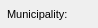
      <widget class="QWidget" name="Additionalinformation_13">
       <property name="geometry">
        <rect>
         <x>0</x>
         <y>0</y>
         <width>98</width>
         <height>28</height>
        </rect>
       </property>
       <attribute name="label">
        <string>Additional information</string>
       </attribute>
       <widget class="QLabel" name="label_streetaxis2_id">
        <property name="geometry">
         <rect>
          <x>9</x>
          <y>55</y>
          <width>99</width>
          <height>22</height>
         </rect>
        </property>
        <property name="font">
         <font>
          <pointsize>8</pointsize>
         </font>
        </property>
        <property name="frameShape">
         <enum>QFrame::NoFrame</enum>
        </property>
        <property name="frameShadow">
         <enum>QFrame::Plain</enum>
        </property>
        <property name="text">
         <string>Street 2:</string>
        </property>
        <property name="textFormat">
         <enum>Qt::AutoText</enum>
        </property>
        <property name="scaledContents">
         <bool>false</bool>
        </property>
        <property name="alignment">
         <set>Qt::AlignLeading|Qt::AlignLeft|Qt::AlignVCenter</set>
        </property>
        <property name="margin">
         <number>3</number>
        </property>
       </widget>
       <widget class="QLabel" name="label_comment">
        <property name="geometry">
         <rect>
          <x>10</x>
          <y>165</y>
          <width>99</width>
          <height>22</height>
         </rect>
        </property>
        <property name="font">
         <font>
          <pointsize>8</pointsize>
         </font>
        </property>
        <property name="frameShape">
         <enum>QFrame::NoFrame</enum>
        </property>
        <property name="frameShadow">
         <enum>QFrame::Plain</enum>
        </property>
        <property name="text">
         <string>Comment:</string>
        </property>
        <property name="textFormat">
         <enum>Qt::AutoText</enum>
        </property>
        <property name="scaledContents">
         <bool>false</bool>
        </property>
        <property name="alignment">
         <set>Qt::AlignLeading|Qt::AlignLeft|Qt::AlignVCenter</set>
        </property>
        <property name="margin">
         <number>3</number>
        </property>
       </widget>
       <widget class="QLabel" name="label_streetaxis_id">
        <property name="geometry">
         <rect>
          <x>9</x>
          <y>28</y>
          <width>99</width>
          <height>22</height>
         </rect>
        </property>
        <property name="font">
         <font>
          <pointsize>8</pointsize>
         </font>
        </property>
        <property name="frameShape">
         <enum>QFrame::NoFrame</enum>
        </property>
        <property name="frameShadow">
         <enum>QFrame::Plain</enum>
        </property>
        <property name="text">
         <string>Street:</string>
        </property>
        <property name="textFormat">
         <enum>Qt::AutoText</enum>
        </property>
        <property name="scaledContents">
         <bool>false</bool>
        </property>
        <property name="alignment">
         <set>Qt::AlignLeading|Qt::AlignLeft|Qt::AlignVCenter</set>
        </property>
        <property name="margin">
         <number>3</number>
        </property>
       </widget>
       <widget class="QLineEdit" name="postcode">
        <property name="geometry">
         <rect>
          <x>435</x>
          <y>5</y>
          <width>126</width>
          <height>18</height>
         </rect>
        </property>
        <property name="font">
         <font>
          <pointsize>8</pointsize>
         </font>
        </property>
        <property name="inputMask">
         <string/>
        </property>
        <property name="text">
         <string/>
        </property>
        <property name="frame">
         <bool>true</bool>
        </property>
       </widget>
       <widget class="QLabel" name="label_postcode">
        <property name="geometry">
         <rect>
          <x>350</x>
          <y>5</y>
          <width>79</width>
          <height>22</height>
         </rect>
        </property>
        <property name="font">
         <font>
          <pointsize>8</pointsize>
         </font>
        </property>
        <property name="frameShape">
         <enum>QFrame::NoFrame</enum>
        </property>
        <property name="frameShadow">
         <enum>QFrame::Plain</enum>
        </property>
        <property name="text">
         <string>Postcode:</string>
        </property>
        <property name="textFormat">
         <enum>Qt::AutoText</enum>
        </property>
        <property name="scaledContents">
         <bool>false</bool>
        </property>
        <property name="alignment">
         <set>Qt::AlignLeading|Qt::AlignLeft|Qt::AlignVCenter</set>
        </property>
        <property name="margin">
         <number>3</number>
        </property>
       </widget>
       <widget class="QLineEdit" name="num_value">
        <property name="geometry">
         <rect>
          <x>435</x>
          <y>240</y>
          <width>126</width>
          <height>18</height>
         </rect>
        </property>
        <property name="echoMode">
         <enum>QLineEdit::Normal</enum>
        </property>
       </widget>
       <widget class="QLineEdit" name="postcomplement">
        <property name="geometry">
         <rect>
          <x>500</x>
          <y>30</y>
          <width>60</width>
          <height>18</height>
         </rect>
        </property>
        <property name="font">
         <font>
          <pointsize>8</pointsize>
         </font>
        </property>
        <property name="inputMask">
         <string/>
        </property>
        <property name="text">
         <string/>
        </property>
        <property name="frame">
         <bool>true</bool>
        </property>
       </widget>
       <widget class="QLabel" name="label_muni_id">
        <property name="geometry">
         <rect>
          <x>7</x>
          <y>3</y>
          <width>101</width>
          <height>22</height>
         </rect>
        </property>
        <property name="font">
         <font>
          <pointsize>8</pointsize>
         </font>
        </property>
        <property name="frameShape">
         <enum>QFrame::NoFrame</enum>
        </property>
        <property name="frameShadow">
         <enum>QFrame::Plain</enum>
        </property>
        <property name="text">
         <string>Municipality:</string>
        </property>
        <property name="textFormat">
         <enum>Qt::AutoText</enum>
        </property>
        <property name="scaledContents">
         <bool>false</bool>
        </property>
        <property name="alignment">
         <set>Qt::AlignLeading|Qt::AlignLeft|Qt::AlignVCenter</set>
        </property>
        <property name="margin">
         <number>3</number>
        </property>
       </widget>
       <widget class="QComboBox" name="muni_id">
        <property name="geometry">
         <rect>
          <x>110</x>
          <y>5</y>
          <width>235</width>
          <height>18</height>
         </rect>
        </property>
        <property name="font">
         <font>
          <pointsize>8</pointsize>
         </font>
        </property>
       </widget>
       <widget class="QLineEdit" name="postcomplement2">
        <property name="geometry">
         <rect>
          <x>500</x>
          <y>55</y>
          <width>60</width>
          <height>18</height>
         </rect>
        </property>
        <property name="font">
         <font>
          <pointsize>8</pointsize>
         </font>
        </property>
        <property name="inputMask">
         <string/>
        </property>
        <property name="text">
         <string/>
        </property>
        <property name="frame">
         <bool>true</bool>
        </property>
       </widget>
       <widget class="QComboBox" name="streetaxis2_id">
        <property name="geometry">
         <rect>
          <x>110</x>
          <y>55</y>
          <width>235</width>
          <height>18</height>
         </rect>
        </property>
        <property name="font">
         <font>
          <pointsize>8</pointsize>
         </font>
        </property>
       </widget>
       <widget class="QLabel" name="label_postnumber">
        <property name="geometry">
         <rect>
          <x>350</x>
          <y>28</y>
          <width>79</width>
          <height>22</height>
         </rect>
        </property>
        <property name="font">
         <font>
          <pointsize>8</pointsize>
         </font>
        </property>
        <property name="frameShape">
         <enum>QFrame::NoFrame</enum>
        </property>
        <property name="frameShadow">
         <enum>QFrame::Plain</enum>
        </property>
        <property name="text">
         <string>Postnumber:</string>
        </property>
        <property name="textFormat">
         <enum>Qt::AutoText</enum>
        </property>
        <property name="scaledContents">
         <bool>false</bool>
        </property>
        <property name="alignment">
         <set>Qt::AlignLeading|Qt::AlignLeft|Qt::AlignVCenter</set>
        </property>
        <property name="margin">
         <number>3</number>
        </property>
       </widget>
       <widget class="QLabel" name="label_num_value">
        <property name="geometry">
         <rect>
          <x>350</x>
          <y>238</y>
          <width>86</width>
          <height>22</height>
         </rect>
        </property>
        <property name="font">
         <font>
          <pointsize>8</pointsize>
         </font>
        </property>
        <property name="frameShape">
         <enum>QFrame::NoFrame</enum>
        </property>
        <property name="frameShadow">
         <enum>QFrame::Plain</enum>
        </property>
        <property name="text">
         <string>Numeric value:</string>
        </property>
        <property name="textFormat">
         <enum>Qt::AutoText</enum>
        </property>
        <property name="scaledContents">
         <bool>false</bool>
        </property>
        <property name="alignment">
         <set>Qt::AlignLeading|Qt::AlignLeft|Qt::AlignVCenter</set>
        </property>
        <property name="margin">
         <number>3</number>
        </property>
       </widget>
       <widget class="QTextEdit" name="annotation">
        <property name="geometry">
         <rect>
          <x>110</x>
          <y>80</y>
          <width>451</width>
          <height>32</height>
         </rect>
        </property>
        <property name="frameShape">
         <enum>QFrame::StyledPanel</enum>
        </property>
        <property name="frameShadow">
         <enum>QFrame::Raised</enum>
        </property>
       </widget>
       <widget class="QLabel" name="label_link">
        <property name="geometry">
         <rect>
          <x>10</x>
          <y>238</y>
          <width>95</width>
          <height>22</height>
         </rect>
        </property>
        <property name="font">
         <font>
          <pointsize>8</pointsize>
         </font>
        </property>
        <property name="frameShape">
         <enum>QFrame::NoFrame</enum>
        </property>
        <property name="frameShadow">
         <enum>QFrame::Plain</enum>
        </property>
        <property name="text">
         <string>Link:</string>
        </property>
        <property name="textFormat">
         <enum>Qt::AutoText</enum>
        </property>
        <property name="scaledContents">
         <bool>false</bool>
        </property>
        <property name="alignment">
         <set>Qt::AlignLeading|Qt::AlignLeft|Qt::AlignVCenter</set>
        </property>
        <property name="margin">
         <number>3</number>
        </property>
       </widget>
       <widget class="QLabel" name="label_observ">
        <property name="geometry">
         <rect>
          <x>10</x>
          <y>125</y>
          <width>99</width>
          <height>22</height>
         </rect>
        </property>
        <property name="font">
         <font>
          <pointsize>8</pointsize>
         </font>
        </property>
        <property name="frameShape">
         <enum>QFrame::NoFrame</enum>
        </property>
        <property name="frameShadow">
         <enum>QFrame::Plain</enum>
        </property>
        <property name="text">
         <string>Observation:</string>
        </property>
        <property name="textFormat">
         <enum>Qt::AutoText</enum>
        </property>
        <property name="scaledContents">
         <bool>false</bool>
        </property>
        <property name="alignment">
         <set>Qt::AlignLeading|Qt::AlignLeft|Qt::AlignVCenter</set>
        </property>
        <property name="margin">
         <number>3</number>
        </property>
       </widget>
       <widget class="QLabel" name="label_annotation">
        <property name="geometry">
         <rect>
          <x>10</x>
          <y>85</y>
          <width>97</width>
          <height>22</height>
         </rect>
        </property>
        <property name="font">
         <font>
          <pointsize>8</pointsize>
         </font>
        </property>
        <property name="frameShape">
         <enum>QFrame::NoFrame</enum>
        </property>
        <property name="frameShadow">
         <enum>QFrame::Plain</enum>
        </property>
        <property name="text">
         <string>Annotation:</string>
        </property>
        <property name="textFormat">
         <enum>Qt::AutoText</enum>
        </property>
        <property name="scaledContents">
         <bool>false</bool>
        </property>
        <property name="alignment">
         <set>Qt::AlignLeading|Qt::AlignLeft|Qt::AlignVCenter</set>
        </property>
        <property name="margin">
         <number>3</number>
        </property>
       </widget>
       <widget class="QLineEdit" name="postnumber2">
        <property name="geometry">
         <rect>
          <x>435</x>
          <y>55</y>
          <width>60</width>
          <height>18</height>
         </rect>
        </property>
        <property name="font">
         <font>
          <pointsize>8</pointsize>
         </font>
        </property>
        <property name="inputMask">
         <string/>
        </property>
        <property name="text">
         <string/>
        </property>
        <property name="frame">
         <bool>true</bool>
        </property>
       </widget>
       <widget class="QComboBox" name="streetaxis_id">
        <property name="geometry">
         <rect>
          <x>110</x>
          <y>30</y>
          <width>235</width>
          <height>18</height>
         </rect>
        </property>
        <property name="font">
         <font>
          <pointsize>8</pointsize>
         </font>
        </property>
       </widget>
       <widget class="QLineEdit" name="postnumber">
        <property name="geometry">
         <rect>
          <x>435</x>
          <y>30</y>
          <width>60</width>
          <height>18</height>
         </rect>
        </property>
        <property name="font">
         <font>
          <pointsize>8</pointsize>
         </font>
        </property>
        <property name="inputMask">
         <string/>
        </property>
        <property name="text">
         <string/>
        </property>
        <property name="frame">
         <bool>true</bool>
        </property>
       </widget>
       <widget class="QTextEdit" name="observ">
        <property name="geometry">
         <rect>
          <x>110</x>
          <y>120</y>
          <width>451</width>
          <height>32</height>
         </rect>
        </property>
       </widget>
       <widget class="QLabel" name="label_postnumber2">
        <property name="geometry">
         <rect>
          <x>350</x>
          <y>50</y>
          <width>86</width>
          <height>22</height>
         </rect>
        </property>
        <property name="font">
         <font>
          <pointsize>8</pointsize>
         </font>
        </property>
        <property name="frameShape">
         <enum>QFrame::NoFrame</enum>
        </property>
        <property name="frameShadow">
         <enum>QFrame::Plain</enum>
        </property>
        <property name="text">
         <string>Postnumber 2:</string>
        </property>
        <property name="textFormat">
         <enum>Qt::AutoText</enum>
        </property>
        <property name="scaledContents">
         <bool>false</bool>
        </property>
        <property name="alignment">
         <set>Qt::AlignLeading|Qt::AlignLeft|Qt::AlignVCenter</set>
        </property>
        <property name="margin">
         <number>3</number>
        </property>
       </widget>
       <widget class="QLabel" name="label_descript_2">
        <property name="geometry">
         <rect>
          <x>10</x>
          <y>205</y>
          <width>99</width>
          <height>22</height>
         </rect>
        </property>
        <property name="font">
         <font>
          <pointsize>8</pointsize>
         </font>
        </property>
        <property name="frameShape">
         <enum>QFrame::NoFrame</enum>
        </property>
        <property name="frameShadow">
         <enum>QFrame::Plain</enum>
        </property>
        <property name="text">
         <string>Description:</string>
        </property>
        <property name="textFormat">
         <enum>Qt::AutoText</enum>
        </property>
        <property name="scaledContents">
         <bool>false</bool>
        </property>
        <property name="alignment">
         <set>Qt::AlignLeading|Qt::AlignLeft|Qt::AlignVCenter</set>
        </property>
        <property name="margin">
         <number>3</number>
        </property>
       </widget>
       <widget class="QTextEdit" name="link">
        <property name="enabled">
         <bool>false</bool>
        </property>
        <property name="geometry">
         <rect>
          <x>110</x>
          <y>240</y>
          <width>235</width>
          <height>18</height>
         </rect>
        </property>
        <property name="verticalScrollBarPolicy">
         <enum>Qt::ScrollBarAlwaysOff</enum>
        </property>
        <property name="horizontalScrollBarPolicy">
         <enum>Qt::ScrollBarAlwaysOff</enum>
        </property>
       </widget>
       <widget class="QTextEdit" name="comment">
        <property name="geometry">
         <rect>
          <x>110</x>
          <y>160</y>
          <width>451</width>
          <height>32</height>
         </rect>
        </property>
        <property name="frameShadow">
         <enum>QFrame::Sunken</enum>
        </property>
        <property name="lineWidth">
         <number>1</number>
        </property>
       </widget>
       <widget class="QTextEdit" name="descript">
        <property name="geometry">
         <rect>
          <x>110</x>
          <y>200</y>
          <width>451</width>
          <height>32</height>
         </rect>
        </property>
       </widget>
      </widget>
